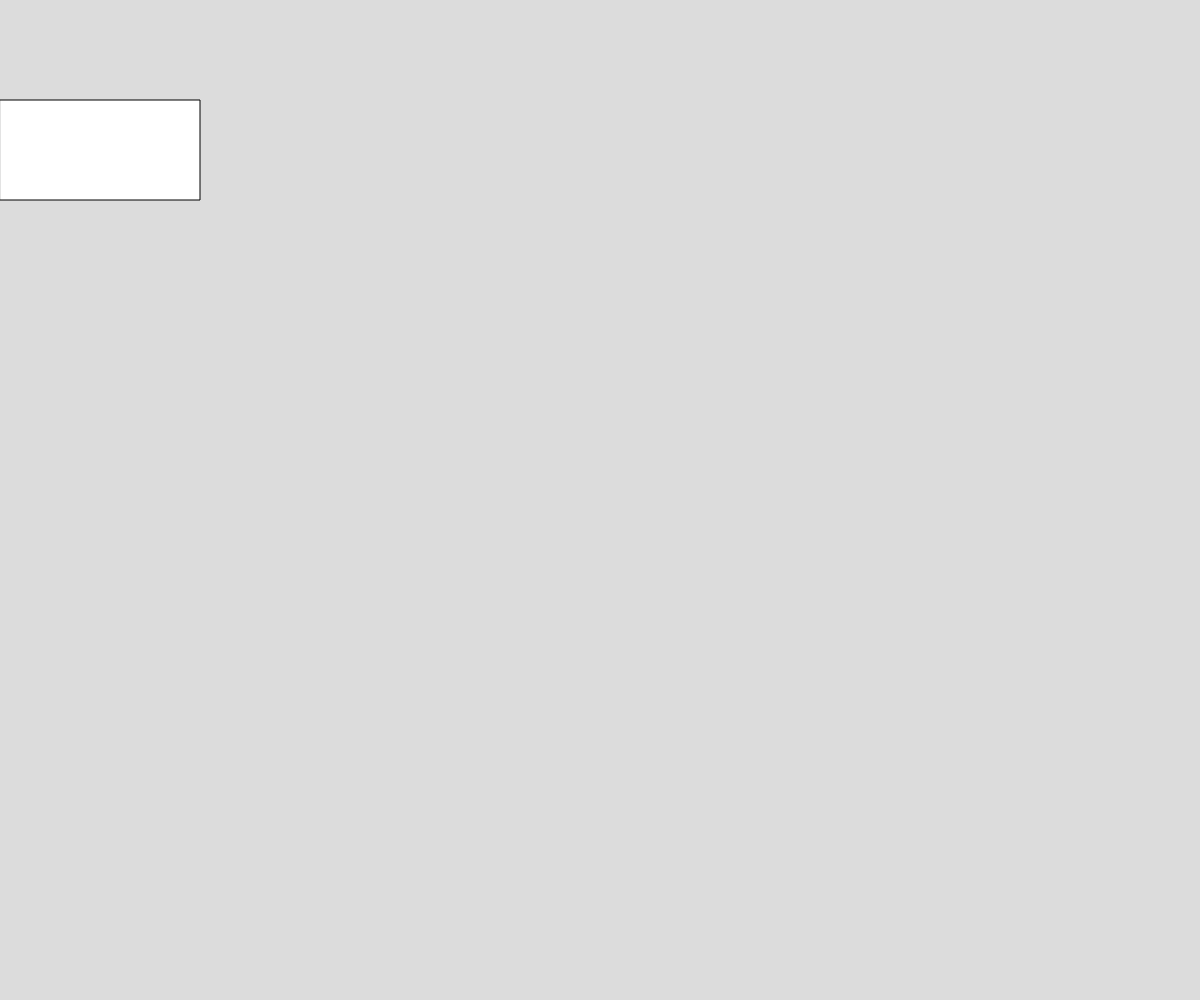
Frame 1 (no input)
Frame 60 (no input): identical to frame 1, image omitted
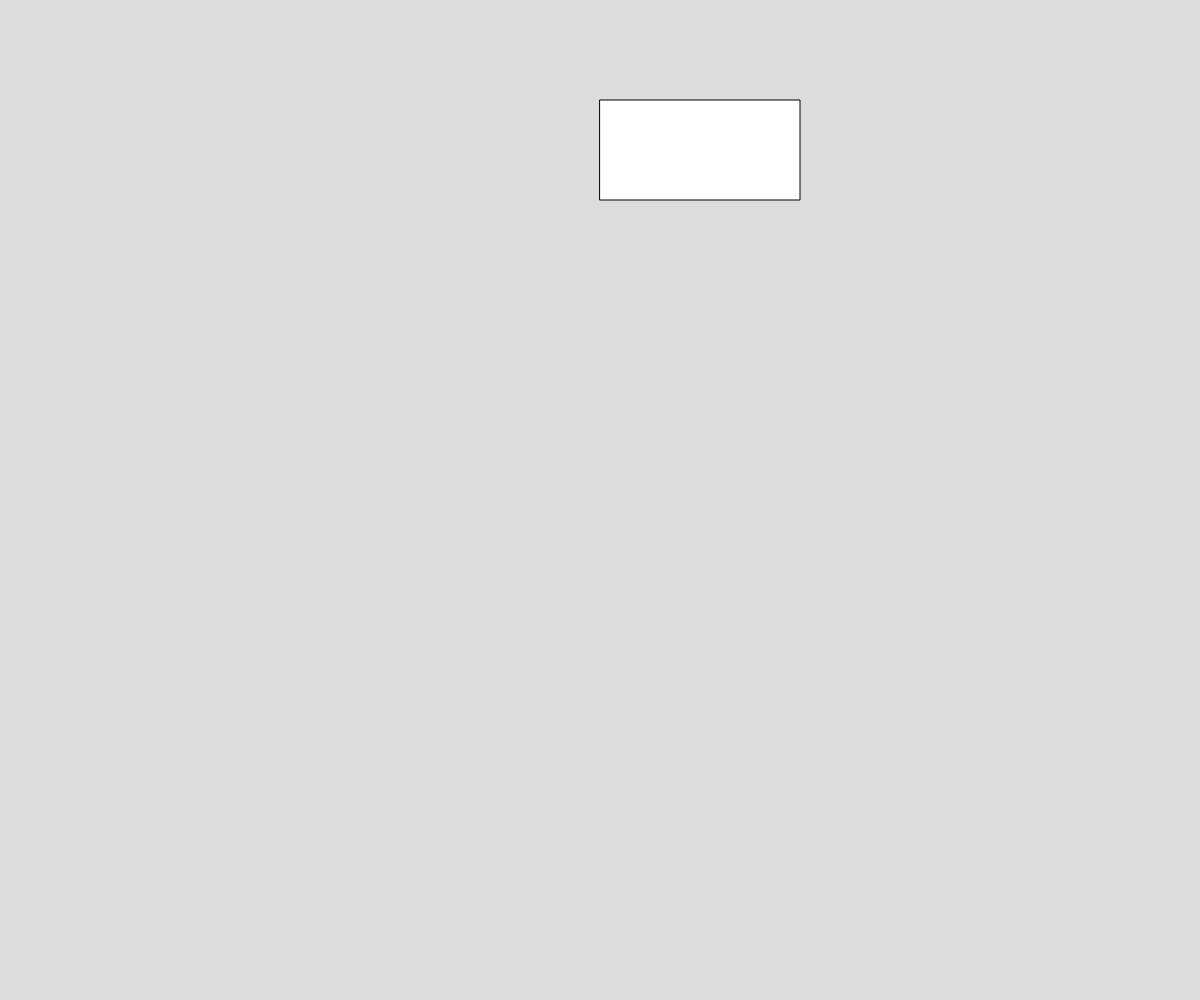
Frame 120 (the mouse pressed at the canvas centre since frame 60)

The p5.js sketch that drew these frames (run headless with seeded random() and noise() and a simulated clock; from frame 60 on, the mouse is pressed at the canvas centre):

// p5.js sketch
// ── sketch.js
// First Day


function setup() {
  createCanvas(windowWidth, windowHeight);
}

function draw() {
  background(220);
  rect(mouseX, 100, 200, 100);
}
